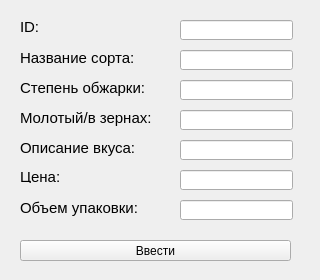
<?xml version="1.0" encoding="UTF-8"?>
<ui version="4.0">
 <class>Form</class>
 <widget class="QWidget" name="Form">
  <property name="geometry">
   <rect>
    <x>0</x>
    <y>0</y>
    <width>320</width>
    <height>280</height>
   </rect>
  </property>
  <property name="windowTitle">
   <string>Form</string>
  </property>
  <widget class="QLabel" name="label">
   <property name="geometry">
    <rect>
     <x>20</x>
     <y>20</y>
     <width>47</width>
     <height>13</height>
    </rect>
   </property>
   <property name="font">
    <font>
     <pointsize>11</pointsize>
    </font>
   </property>
   <property name="text">
    <string>ID:</string>
   </property>
  </widget>
  <widget class="QLabel" name="label_2">
   <property name="geometry">
    <rect>
     <x>20</x>
     <y>50</y>
     <width>121</width>
     <height>16</height>
    </rect>
   </property>
   <property name="font">
    <font>
     <pointsize>11</pointsize>
    </font>
   </property>
   <property name="text">
    <string>Название сорта:</string>
   </property>
  </widget>
  <widget class="QLabel" name="label_3">
   <property name="geometry">
    <rect>
     <x>20</x>
     <y>80</y>
     <width>151</width>
     <height>16</height>
    </rect>
   </property>
   <property name="font">
    <font>
     <pointsize>11</pointsize>
    </font>
   </property>
   <property name="text">
    <string>Степень обжарки:</string>
   </property>
  </widget>
  <widget class="QLabel" name="label_4">
   <property name="geometry">
    <rect>
     <x>20</x>
     <y>110</y>
     <width>161</width>
     <height>16</height>
    </rect>
   </property>
   <property name="font">
    <font>
     <pointsize>11</pointsize>
    </font>
   </property>
   <property name="text">
    <string>Молотый/в зернах:</string>
   </property>
  </widget>
  <widget class="QLabel" name="label_5">
   <property name="geometry">
    <rect>
     <x>20</x>
     <y>140</y>
     <width>151</width>
     <height>16</height>
    </rect>
   </property>
   <property name="font">
    <font>
     <pointsize>11</pointsize>
    </font>
   </property>
   <property name="text">
    <string>Описание вкуса:</string>
   </property>
  </widget>
  <widget class="QLabel" name="label_6">
   <property name="geometry">
    <rect>
     <x>20</x>
     <y>170</y>
     <width>47</width>
     <height>13</height>
    </rect>
   </property>
   <property name="font">
    <font>
     <pointsize>11</pointsize>
    </font>
   </property>
   <property name="text">
    <string>Цена:</string>
   </property>
  </widget>
  <widget class="QLabel" name="label_7">
   <property name="geometry">
    <rect>
     <x>20</x>
     <y>200</y>
     <width>131</width>
     <height>16</height>
    </rect>
   </property>
   <property name="font">
    <font>
     <pointsize>11</pointsize>
    </font>
   </property>
   <property name="text">
    <string>Объем упаковки:</string>
   </property>
  </widget>
  <widget class="QLineEdit" name="lineEdit">
   <property name="geometry">
    <rect>
     <x>180</x>
     <y>20</y>
     <width>113</width>
     <height>20</height>
    </rect>
   </property>
  </widget>
  <widget class="QLineEdit" name="lineEdit_2">
   <property name="geometry">
    <rect>
     <x>180</x>
     <y>50</y>
     <width>113</width>
     <height>20</height>
    </rect>
   </property>
  </widget>
  <widget class="QLineEdit" name="lineEdit_3">
   <property name="geometry">
    <rect>
     <x>180</x>
     <y>80</y>
     <width>113</width>
     <height>20</height>
    </rect>
   </property>
  </widget>
  <widget class="QLineEdit" name="lineEdit_4">
   <property name="geometry">
    <rect>
     <x>180</x>
     <y>110</y>
     <width>113</width>
     <height>20</height>
    </rect>
   </property>
  </widget>
  <widget class="QLineEdit" name="lineEdit_5">
   <property name="geometry">
    <rect>
     <x>180</x>
     <y>140</y>
     <width>113</width>
     <height>20</height>
    </rect>
   </property>
  </widget>
  <widget class="QLineEdit" name="lineEdit_6">
   <property name="geometry">
    <rect>
     <x>180</x>
     <y>170</y>
     <width>113</width>
     <height>20</height>
    </rect>
   </property>
  </widget>
  <widget class="QLineEdit" name="lineEdit_7">
   <property name="geometry">
    <rect>
     <x>180</x>
     <y>200</y>
     <width>113</width>
     <height>20</height>
    </rect>
   </property>
  </widget>
  <widget class="QPushButton" name="pushButton">
   <property name="geometry">
    <rect>
     <x>20</x>
     <y>240</y>
     <width>271</width>
     <height>21</height>
    </rect>
   </property>
   <property name="text">
    <string>Ввести</string>
   </property>
  </widget>
 </widget>
 <resources/>
 <connections/>
</ui>
